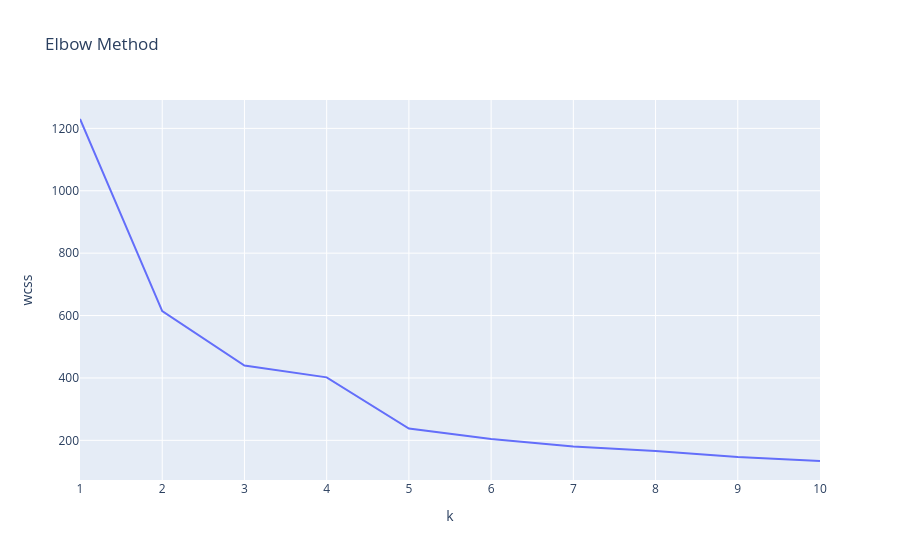
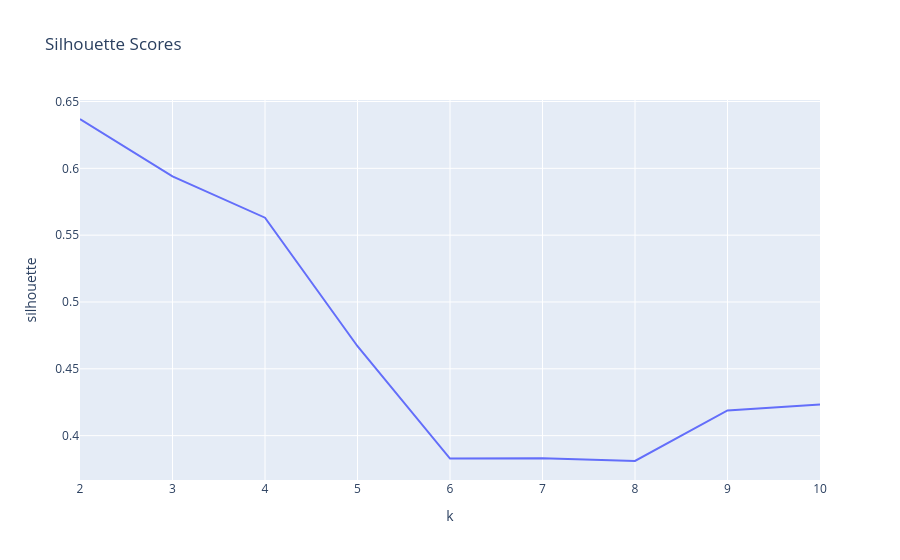

Notebook cell for these charts, in order:
### Markdown cell above
### Determine the ideal number of clusters using the elbow method and the silhouette coefficient

### Code cell
# elbow method
wcss = []
for k in range(1, 11):
    km = KMeans(n_clusters=k, random_state=1)
    km.fit(X)
    wcss.append(km.inertia_)
elbow_df = pd.DataFrame({"k": range(1,11), "wcss": wcss})

# Compute silhouette scores for k = 2…10
sil_scores = []
ks = range(2, 11)
for k in ks:
    km = KMeans(n_clusters=k, random_state=1)
    labels = km.fit_predict(X)
    sil_scores.append(silhouette_score(X, labels))
sil_df = pd.DataFrame({"k": list(ks), "silhouette": sil_scores})

# Determine best k by silhouette
best_sil_k = sil_df.loc[sil_df["silhouette"].idxmax(), "k"]
print(f"Best number of clusters by silhouette: {best_sil_k}")

# Plot elbow
fig1 = px.line(
    elbow_df, x="k", y="wcss", 
    title="Elbow Method"
)
fig1.update_layout(xaxis=dict(dtick=1))
fig1.show(renderer="vscode")

# Plot silhouette
fig2 = px.line(
    sil_df, x="k", y="silhouette", 
    title="Silhouette Scores"
)
fig2.update_layout(xaxis=dict(dtick=1))
fig2.show(renderer="vscode")

### Figure 1 — Plotly figure (JSON) as saved in the notebook; plotly's stock layout.template omitted (floating-point values rounded to 4 significant figures)
{"data": [{"hovertemplate": "k=%{x}<br>wcss=%{y}<extra></extra>", "legendgroup": "", "line": {"color": "#636efa", "dash": "solid"}, "marker": {"symbol": "circle"}, "mode": "lines", "name": "", "orientation": "v", "showlegend": false, "type": "scatter", "x": [1, 2, 3, 4, 5, 6, 7, 8, 9, 10], "xaxis": "x", "y": [1230.0, 613.9, 439.5, 401.8, 237.7, 204.1, 180.2, 166.1, 146.7, 133.8], "yaxis": "y"}], "layout": {"legend": {"tracegroupgap": 0}, "title": {"text": "Elbow Method"}, "xaxis": {"anchor": "y", "domain": [0, 1], "dtick": 1, "title": {"text": "k"}}, "yaxis": {"anchor": "x", "domain": [0, 1], "title": {"text": "wcss"}}}}

### Figure 2 — Plotly figure (JSON) as saved in the notebook; plotly's stock layout.template omitted (floating-point values rounded to 4 significant figures)
{"data": [{"hovertemplate": "k=%{x}<br>silhouette=%{y}<extra></extra>", "legendgroup": "", "line": {"color": "#636efa", "dash": "solid"}, "marker": {"symbol": "circle"}, "mode": "lines", "name": "", "orientation": "v", "showlegend": false, "type": "scatter", "x": [2, 3, 4, 5, 6, 7, 8, 9, 10], "xaxis": "x", "y": [0.6369, 0.594, 0.5631, 0.4669, 0.3828, 0.3832, 0.381, 0.4189, 0.4233], "yaxis": "y"}], "layout": {"legend": {"tracegroupgap": 0}, "title": {"text": "Silhouette Scores"}, "xaxis": {"anchor": "y", "domain": [0, 1], "dtick": 1, "title": {"text": "k"}}, "yaxis": {"anchor": "x", "domain": [0, 1], "title": {"text": "silhouette"}}}}
